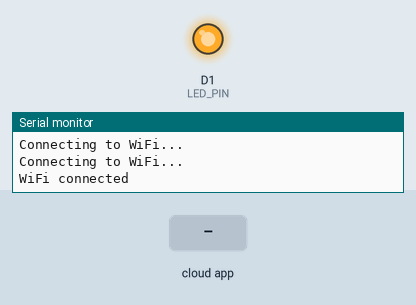
A sketch run on a simulated ESP8266 (NodeMCU). On the bench: output pins drawn as LEDs (lit = HIGH), the last lines printed to the serial monitor. The inputs (shaded band) are chosen by the test bench. WiFi joins after 1.5 s; servers stay silent unless stated.

Above: at 3.2 s.
3.3 s: the phone or cloud app sets JARVIS to 0
At 4.0 s:
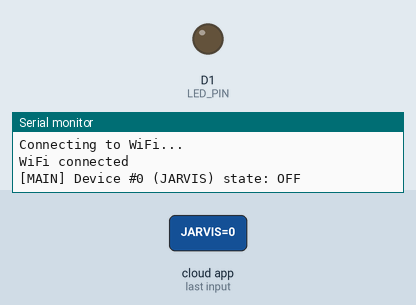
4.8 s: the phone or cloud app sets JARVIS to 1
At 5.1 s:
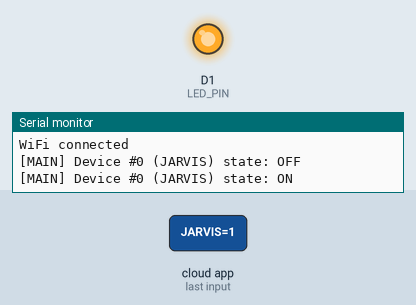
Timing chart, 0 to 7.8 s (numbered marks = the images above; inputs shaded):
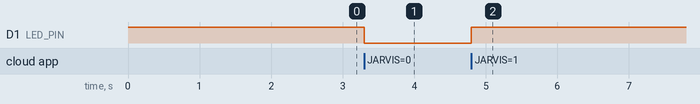

Measured:
- after the input at 3.3 s, D1 (LED_PIN): HIGH → LOW at once
- after the input at 4.8 s, D1 (LED_PIN): LOW → HIGH at once

The sketch:

alexa.ino
```cpp
#include <ESP8266WiFi.h>
#include "fauxmoESP.h"

#define ssid "Anmol"
#define password "Password_for_wifi"
#define LED_PIN D1

fauxmoESP fauxmo;

void setup() {
  pinMode(LED_PIN, OUTPUT);
  digitalWrite(LED_PIN, HIGH);

  Serial.begin(9600);
  WiFi.begin(ssid, password);
  while (WiFi.status() != WL_CONNECTED) {
    delay(1000);
    Serial.println("Connecting to WiFi...");
  }
  Serial.println("WiFi connected");
  fauxmo.createServer(true);
  fauxmo.setPort(80);
  fauxmo.enable(true);
  fauxmo.addDevice("JARVIS");
  fauxmo.onSetState([](unsigned char device_id, const char* device_name, bool state, unsigned char value) {
    Serial.printf("[MAIN] Device #%d (%s) state: %s\n", device_id, device_name, state ? "ON" : "OFF");
    digitalWrite(LED_PIN, state ? HIGH : LOW);
  });
}

void loop() {
  fauxmo.handle();
}
```
